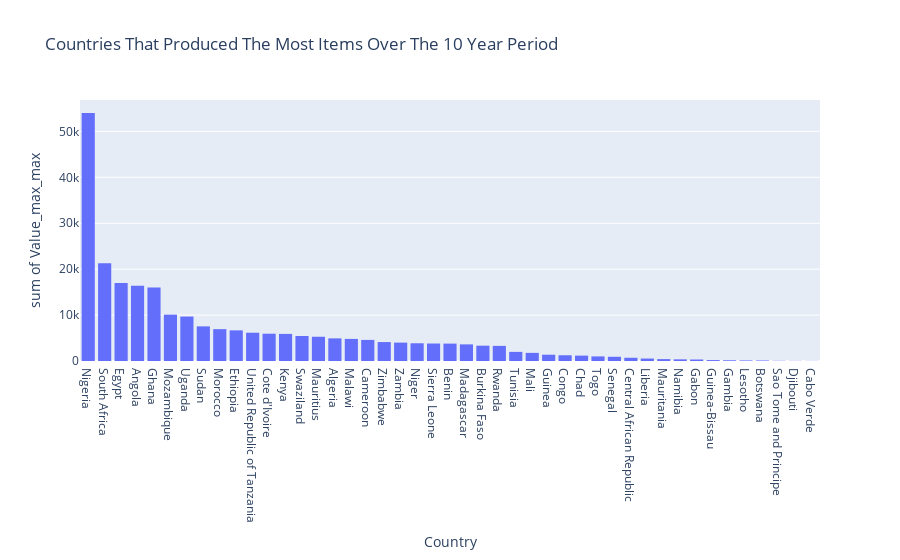

Notebook code cell kept with this figure:
### Code cell
fig6 = px.histogram(CountrieswithMostProductionList, x='Country', y='Value_max_max', title='Countries That Produced The Most Items Over The 10 Year Period')
fig6

### Figure 1 — Plotly figure (JSON) as saved in the notebook; plotly's stock layout.template omitted (floating-point values rounded to 4 significant figures)
{"data": [{"alignmentgroup": "True", "bingroup": "x", "histfunc": "sum", "hovertemplate": "Country=%{x}<br>sum of Value_max_max=%{y}<extra></extra>", "legendgroup": "", "marker": {"color": "#636efa", "pattern": {"shape": ""}}, "name": "", "offsetgroup": "", "orientation": "v", "showlegend": false, "type": "histogram", "x": ["Nigeria", "South Africa", "Egypt", "Angola", "Ghana", "Mozambique", "Uganda", "Sudan", "Morocco", "Ethiopia", "United Republic of Tanzania", "Cote d'Ivoire", "Kenya", "Swaziland", "Mauritius", "Algeria", "Malawi", "Cameroon", "Zimbabwe", "Zambia", "Niger", "Sierra Leone", "Benin", "Madagascar", "Burkina Faso", "Rwanda", "Tunisia", "Mali", "Guinea", "Congo", "Chad", "Togo", "Senegal", "Central African Republic", "Liberia", "Mauritania", "Namibia", "Gabon", "Guinea-Bissau", "Gambia", "Lesotho", "Botswana", "Sao Tome and Principe", "Djibouti", "Cabo Verde"], "xaxis": "x", "y": [54000, 21265, 17014, 16412, 15990, 10094, 9686, 7542, 6934, 6674, 6158, 5945, 5900, 5450, 5280, 4928, 4814, 4596, 4121, 4000, 3862, 3810, 3788, 3621, 3337, 3292, 1987, 1772, 1370, 1250, 1172, 999, 921, 706, 533, 410, 360, 325, 200, 158, 128, 120, 54, 36, 30], "yaxis": "y"}], "layout": {"barmode": "relative", "legend": {"tracegroupgap": 0}, "title": {"text": "Countries That Produced The Most Items Over The 10 Year Period"}, "xaxis": {"anchor": "y", "domain": [0, 1], "title": {"text": "Country"}}, "yaxis": {"anchor": "x", "domain": [0, 1], "title": {"text": "sum of Value_max_max"}}}}
